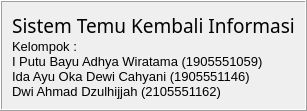
     <widget class="QFrame" name="frame_2">
      <property name="maximumSize">
       <size>
        <width>16777215</width>
        <height>150</height>
       </size>
      </property>
      <property name="frameShape">
       <enum>QFrame::Box</enum>
      </property>
      <property name="frameShadow">
       <enum>QFrame::Raised</enum>
      </property>
      <layout class="QVBoxLayout" name="verticalLayout_11">
       <property name="spacing">
        <number>0</number>
       </property>
       <property name="leftMargin">
        <number>10</number>
       </property>
       <property name="topMargin">
        <number>10</number>
       </property>
       <property name="rightMargin">
        <number>10</number>
       </property>
       <property name="bottomMargin">
        <number>10</number>
       </property>
       <item>
        <widget class="QLabel" name="label_5">
         <property name="font">
          <font>
           <family>Gilroy-Bold</family>
           <pointsize>14</pointsize>
          </font>
         </property>
         <property name="frameShape">
          <enum>QFrame::NoFrame</enum>
         </property>
         <property name="text">
          <string>Sistem Temu Kembali Informasi</string>
         </property>
         <property name="alignment">
          <set>Qt::AlignCenter</set>
         </property>
        </widget>
       </item>
       <item>
        <widget class="QFrame" name="frame_4">
         <property name="frameShape">
          <enum>QFrame::StyledPanel</enum>
         </property>
         <property name="frameShadow">
          <enum>QFrame::Raised</enum>
         </property>
        </widget>
       </item>
       <item>
        <widget class="QLabel" name="label_6">
         <property name="font">
          <font>
           <pointsize>10</pointsize>
          </font>
         </property>
         <property name="text">
          <string>Kelompok :</string>
         </property>
        </widget>
       </item>
       <item>
        <widget class="QLabel" name="label_7">
         <property name="font">
          <font>
           <pointsize>10</pointsize>
          </font>
         </property>
         <property name="text">
          <string>I Putu Bayu Adhya Wiratama (1905551059)</string>
         </property>
        </widget>
       </item>
       <item>
        <widget class="QLabel" name="label_8">
         <property name="font">
          <font>
           <pointsize>10</pointsize>
          </font>
         </property>
         <property name="text">
          <string>Ida Ayu Oka Dewi Cahyani (1905551146)</string>
         </property>
        </widget>
       </item>
       <item>
        <widget class="QLabel" name="label_9">
         <property name="font">
          <font>
           <pointsize>10</pointsize>
          </font>
         </property>
         <property name="text">
          <string>Dwi Ahmad Dzulhijjah (2105551162)</string>
         </property>
        </widget>
       </item>
      </layout>
     </widget>
